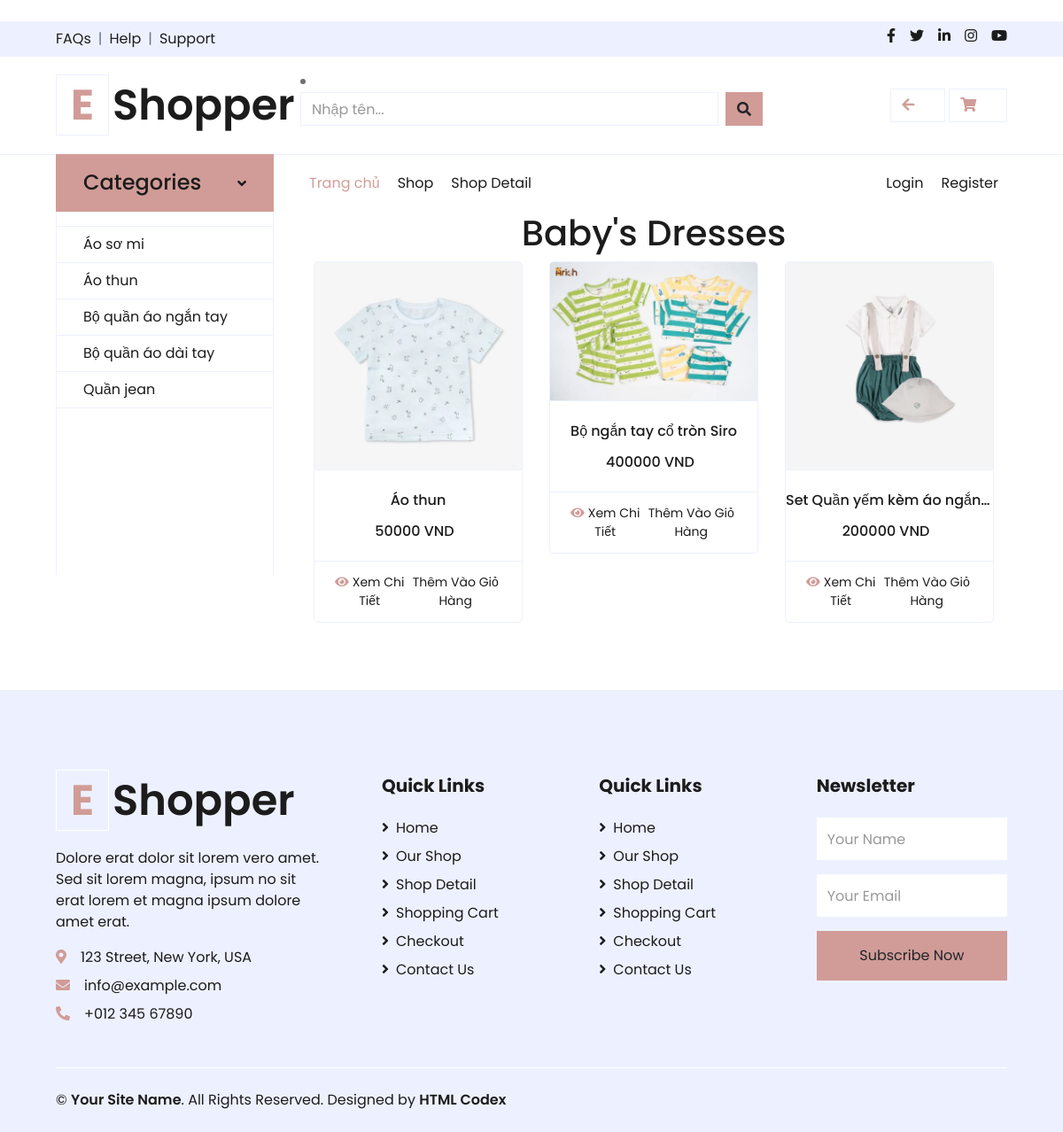
Page /childfashion/baby on the earlier database version.
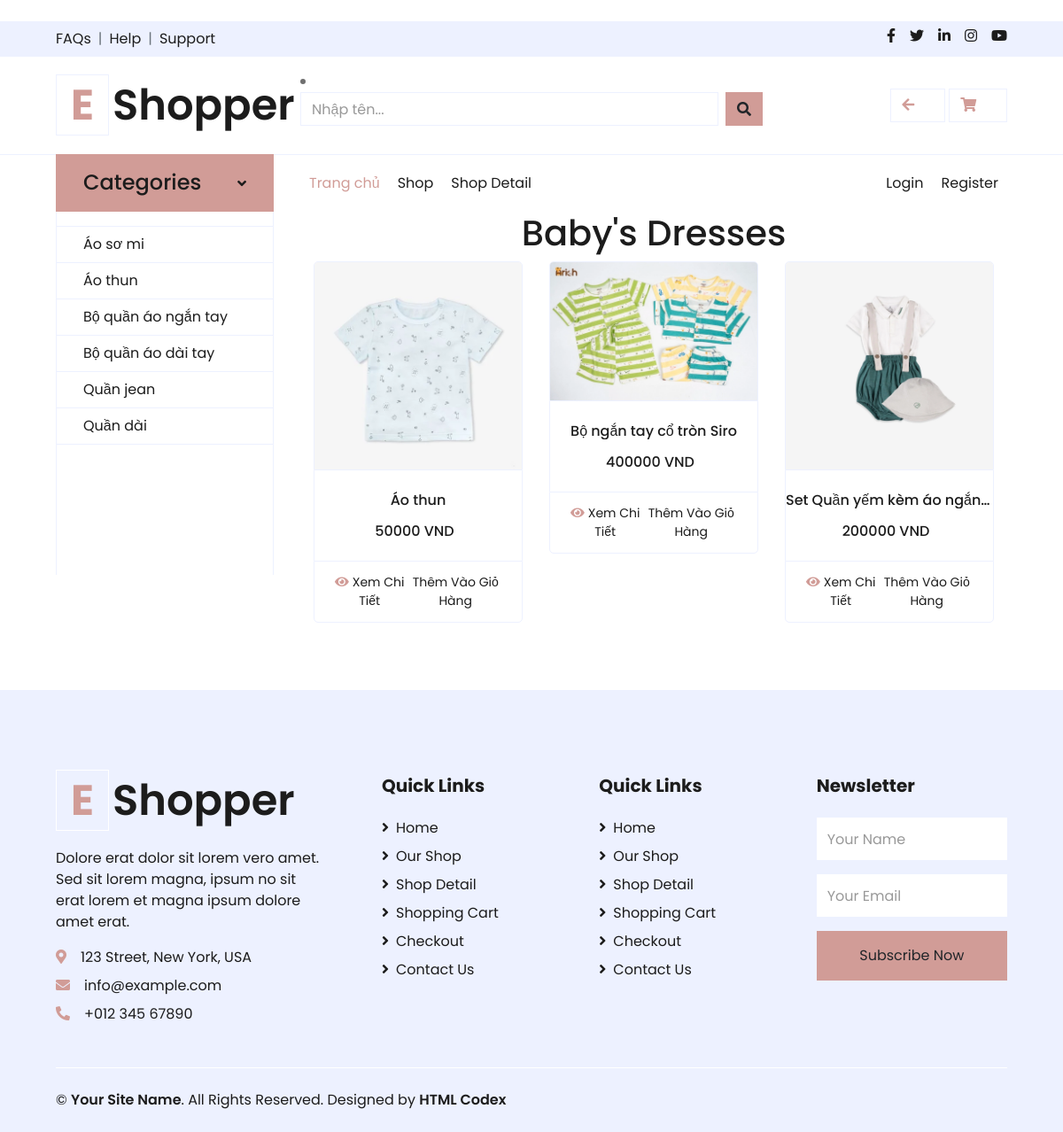
Same page on the later database version.
### childfashion/models.py (models this page shows, shortened)
class Loai(models.Model):
    TenLoai = models.CharField(max_length=100)

class BangSP(models.Model):
    TenSP = models.CharField(max_length=100)
    DonGia = models.IntegerField(null=True, blank=True)
    HinhAnh = models.ImageField(upload_to=upload_image_to)
    MoTa = models.TextField(max_length=1000)
    PhuKien = models.CharField(max_length=100)
    KichThuoc = models.CharField(max_length=100, blank=True)  # Cho phép giá trị trống
    MauSac = models.CharField(max_length=100, blank=True)
    SoLuong = models.IntegerField(null=True, blank=True)
    ML = models.ForeignKey(Loai, on_delete=models.CASCADE, related_name='BangSP')

### childfashion/views.py (the view)
# urls.py: path('baby', views.Baby, name='baby'),
def Baby(request):
    product_ids = [1, 2, 5]
    products = BangSP.objects.filter(id__in=product_ids)
    return render(request, 'pages/Baby.html', {'BangSP': products})

### childfashion/context_processors.py (called while the page is built)
def categories(request):
    categories = Loai.objects.all()
    return {
        'categories':categories
    }

### childfashion/templates/pages/Baby.html (shortened to what this page needs)
﻿{% extends "page/layout.html" %}
{% load static %}
{% block content %}
<main>
    <div class="container">
        <h1 style="text-align: center;">Baby's Dresses</h1>
        <div class="row row-cols-4" id="product-container">
            {% for dssp in BangSP %}
            <div class="col-lg-4 col-md-6 col-sm-12 pb-1">
                <div class="card product-item border-0 mb-4">
                    <div class="card-header product-img position-relative overflow-hidden bg-transparent border p-0">
                        <img class="img-fluid w-100" src="{% static 'images/' %}{{ dssp.HinhAnh }}" alt="">
                    </div>
                    <div class="card-body border-left border-right text-center p-0 pt-4 pb-3 ">
                        <h6 class="text-truncate mb-3">{{dssp.TenSP}}</h6>
                        <div class="d-flex justify-content-center">
                            <h6>{{dssp.DonGia}} VND</h6><h6 class="text-muted ml-2"></h6>
                        </div>
                    </div>
                    <div class="card-footer d-flex justify-content-between bg-light border">
                        <a href="{% url 'chitietsp' dssp.id %}" class="btn btn-sm text-dark p-0"><i class="fas fa-eye text-primary mr-1"></i>Xem Chi Tiết</a>
                        <a href="#" class="btn btn-sm text-dark p-0 add-to-cart-btn" data-product-id="{{ dssp.id }}">Thêm Vào Giỏ Hàng</a>
                    </div>
                </div>
            </div>
            {% endfor %}
        </div>
    </div>
</main>
{% endblock %}

### childfashion/templates/page/layout.html (shortened to what the changed rows need)
<!DOCTYPE html>
<html>
<head>
    {% load static %}
    <link rel="stylesheet" href="{% static 'css/bootstrap.min.css' %}" type="text/css">
    <link rel="stylesheet" href="{% static 'css/style.min.css' %}" type="text/css">
    <link href="{% static 'fontawesomefree/css/all.min.css' %}" rel="stylesheet" type="text/css">
    <link rel="stylesheet" href="{% static 'css/style.css' %}" type="text/css">
    <link href="https://cdnjs.cloudflare.com/ajax/libs/font-awesome/5.10.0/css/all.min.css" rel="stylesheet">
    <link href="lib/owlcarousel/assets/owl.carousel.min.css" rel="stylesheet">
</head>
<body>
    <div class="container-fluid">
        <div class="row align-items-center py-3 px-xl-5">
            <div class="col-lg-3 d-none d-lg-block">
                <a href="" class="text-decoration-none">
                    <h1 class="m-0 display-5 font-weight-semi-bold"><span class="text-primary font-weight-bold border px-3 mr-1">E</span>Shopper</h1>
                </a>
            </div>
        </div>
    </div>
    <div class="container-fluid mb-5">
        <div class="row border-top px-xl-5">
            <div class="col-lg-3 d-none d-lg-block">
                <nav class="collapse show navbar navbar-vertical navbar-light align-items-start p-0 border border-top-0 border-bottom-0" id="navbar-vertical">
                    <div class="navbar-nav w-100 overflow-hidden" style="height: 410px">
                        <div class="nav-item dropdown">
                            <a href="#" class="nav-link" data-toggle="dropdown"></a>
                        </div>
                        {% for category in categories %}
                            <a href="/childfashion/category/{{category.id}}" class="nav-item nav-link">{{ category.TenLoai }}</a>
                        {% endfor %}
                    </div>
                </nav>
            </div>
            <div class="col-lg-9">
                {% block content %}
                {% endblock %}
            </div>
        </div>
    </div>
    <div class="container-fluid bg-secondary text-dark mt-5 pt-5">
        <div class="row px-xl-5 pt-5">
            <div class="col-lg-4 col-md-12 mb-5 pr-3 pr-xl-5">
                <a href="" class="text-decoration-none">
                    <h1 class="mb-4 display-5 font-weight-semi-bold"><span class="text-primary font-weight-bold border border-white px-3 mr-1">E</span>Shopper</h1>
                </a>
            </div>
        </div>
    </div>
</body>
</html>

Differences in the rows shown:
added Loai: TenLoai "Quần dài"
